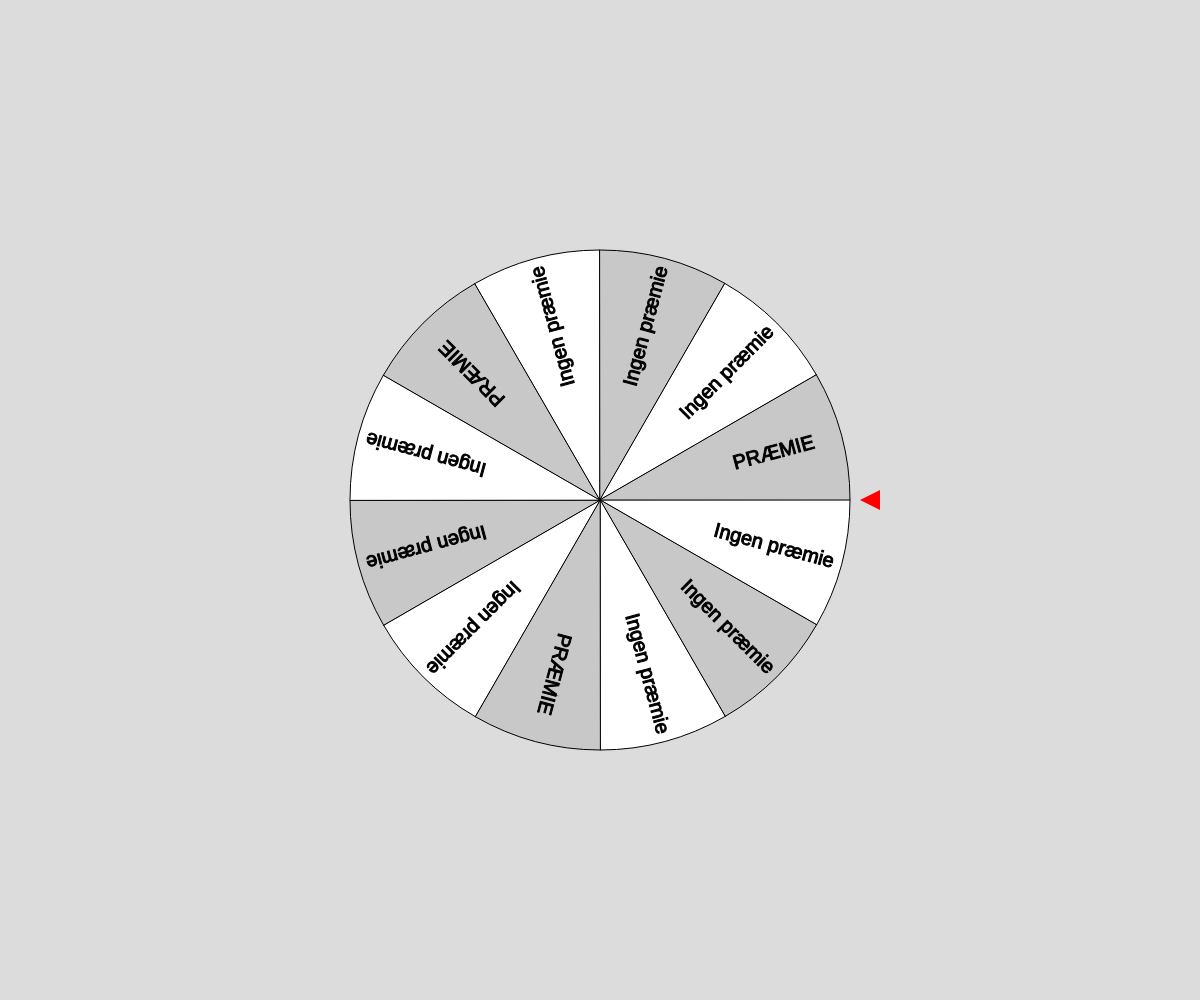
Frame 1 (no input)
Frame 60 (no input): identical to frame 1, image omitted
Frame 120 (the mouse pressed at the canvas centre since frame 60): identical to frame 1, image omitted

The p5.js sketch that drew this single still picture (run headless with seeded random() and noise() and a simulated clock; from frame 60 on, the mouse is pressed at the canvas centre):

// p5.js sketch
// ── sketch.js
let angle = 0;
let targetAngle = 0;
let spinning = false;
let speed = 0;
let deceleration = 0.98; // Slow down factor

function setup() {
  createCanvas(windowWidth, windowHeight);
  textAlign(CENTER, CENTER);
}

function draw() {
  background(220);
  translate(width / 2, height / 2);

  let sliceAngle = TWO_PI / numPrize;

  // Draw the wheel
  for (let i = 0; i < numPrize; i++) {
    let startAngle = i * sliceAngle + angle;
    let endAngle = (i + 1) * sliceAngle + angle;
    fill((i % 2 === 0) ? 255 : 200);
    stroke(0);
    strokeWeight(1);
    arc(0, 0, 500, 500, startAngle, endAngle, PIE);

    // Draw the name
    fill(0);
    let midAngle = (startAngle + endAngle) / 2;
    let nameX = cos(midAngle) * 180; // Moved closer to the center
    let nameY = sin(midAngle) * 180; // Moved closer to the center
    push();
    translate(nameX, nameY);
    rotate(midAngle); // Rotate 90 degrees to align with the segment

    // Adjust text size to fit within the arc
    textSize(20); // Use a fixed size for larger text
    let textToShow = prizeArray[i];
    // Ensure the text fits within the segment
    while (textWidth(textToShow) > 150) {
      textSize(textSize() - 1);
    }
    text(textToShow, 0, 0);
    pop();
  }

  // Draw the pointer on the right-hand side
  fill(255, 0, 0);
  noStroke();
 triangle(280, -10, 280, 10, 260, 0); // juster 280, 280, 260 for at flytte pilen

  // Spin the wheel if spinning is true
  if (spinning) {
    angle += speed;
    speed *= deceleration; // Slow down over time

    if (speed < 0.001) {
      spinning = false;
      speed = 0;
      let normalizedAngle = (angle % TWO_PI + TWO_PI) % TWO_PI;
let selectedIndex = Math.floor(((TWO_PI - normalizedAngle) / sliceAngle)) % numPrize;;
      alert("Selected: " + prizeArray[selectedIndex]);
    }
  }
}

function mouseClicked() {
  if (!spinning) {
    angle = 0;
    targetAngle = random(PI, 2 * PI) * 5;
    speed = targetAngle / 20; // Initial speed
    spinning = true;
  }
}


// function setup() {
//   createCanvas(windowWidth, windowHeight);
//   currentNumber = getRandomElement(prizeArray);
  
//   //KNAP

//   // opret knap der kalder getRandomElement(arr)
//   button = createButton('find en præmie');

//   // button style
//   button.style("font-size", "25px");
//   button.style("border-radius","40px");
//   button.style("padding","20px");

//   // position
//   button.center('horizontal');
//   button.position(button.x, height/2 + 50);

//   // kald funktion
//   button.mousePressed(() => {
//     currentNumber = getRandomElement(prizeArray); // opdater currentNumber ved klik
//     // kontrol
//   console.log("Tilfældigt tal:", currentNumber, "Længde på array:", prizeArray.length); 
//   });
// }

// function draw() {
//   background(220);

//   // visning af nummer
//   textAlign(CENTER, CENTER);
//   textSize(50);
//   fill(textFarve);
//   text(currentNumber  ?? "hvad sker der", width/2, height/2)
// }

function windowResized() {
  resizeCanvas(windowWidth, windowHeight);
  // button.center('horizontal');        // Følger med ved resize
  // button.position(button.x, height/2 + 50); // Opdater Y-position
}

// ── number.js
let currentNumber;

let prizeArray = ["Ingen præmie","Ingen præmie", "Ingen præmie", "PRÆMIE","Ingen præmie", "Ingen præmie", "Ingen præmie", "PRÆMIE", "Ingen præmie", "Ingen præmie", "Ingen præmie", "PRÆMIE"]
let numPrize = prizeArray.length;

let sponserArray = ["Havremælk",  ]


// finder et random tal fra array baseret på længden
function getRandomElement(arr) {
    if (arr.length === 0) {
        console.log("Arrayet er tomt!");
        return null;
    }

    let randomIndex = Math.floor(Math.random() * arr.length);
    let randomElement = arr[randomIndex];

    arr.splice(randomIndex, 1); // fjerner elementet fra arrayet

    return randomElement;
}
